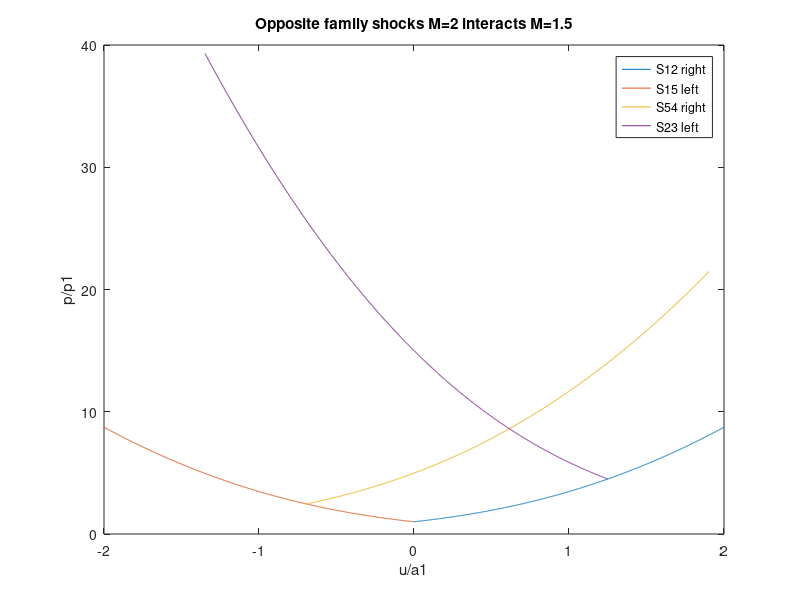

Source code (MATLAB):
clear;
clc;

g=1.4;
Ms=2;

%shock 1-2

 p2byp1=1+(2*g/(g+1))*(Ms^2-1);
 a2bya1=sqrt((2*g*Ms^2-(g-1))*(2+(g-1)*Ms^2)/((g+1)^2*Ms^2));
 delubya1_12=linspace(0,2,1000);
 
 pbyp1_12=1+(g.*delubya1_12).*((g+1)*0.25.*delubya1_12+sqrt(1+(g+1)^2*0.25^2.*delubya1_12.^2));
 ubya1_12=delubya1_12;
 u2bya1_12=interp1(pbyp1_12,ubya1_12,p2byp1,'spline');
 plot(ubya1_12,pbyp1_12,'DisplayName','S12 right');
 hold on
 
 %shock 1-5
 Ms2=1.5;
 p5byp1=1+(2*g/(g+1))*(Ms2^2-1);
 a5bya1=sqrt((2*g*Ms^2-(g-1))*(2+(g-1)*Ms^2)/((g+1)^2*Ms^2));
 delubya1_15=linspace(0,2,1000);
 
 pbyp1_15=1+(g.*delubya1_15).*((g+1)*0.25.*delubya1_15+sqrt(1+(g+1)^2*0.25^2.*delubya1_15.^2));
 ubya1_15=-delubya1_15;
 u5bya1_15=interp1(pbyp1_15,ubya1_15,p5byp1,'spline');
 plot(ubya1_15,pbyp1_15,'DisplayName','S15 left');
 hold on
 
 %shock 5-4 
 
 delubya5_54=linspace(0,2,1000);
 
 pbyp5_54=1+(g.*delubya5_54).*((g+1)*0.25.*delubya5_54+sqrt(1+(g+1)^2*0.25^2.*delubya5_54.^2));
 ubya5_54=delubya5_54+(u5bya1_15/a5bya1);
 
 pbyp1_54=pbyp5_54*p5byp1;
 ubya1_54=ubya5_54*a5bya1;
 plot(ubya1_54,pbyp1_54,'DisplayName','S54 right');
 
%  shock 2,3 
 
 delubya2_23=linspace(0,2,1000);
 
 pbyp2_23=1+(g.*delubya2_23).*((g+1)*0.25.*delubya2_23+sqrt(1+(g+1)^2*0.25^2.*delubya2_23.^2));
 ubya2_23=-delubya2_23+(u2bya1_12/a2bya1);
 
 pbyp1_23=pbyp2_23*p2byp1;
 ubya1_23=ubya2_23*a2bya1;
 plot(ubya1_23,pbyp1_23,'DisplayName','S23 left');
 
 legend
 xlabel('u/a1');
     ylabel('p/p1');
     title('Opposite family shocks M=2 interacts M=1.5');